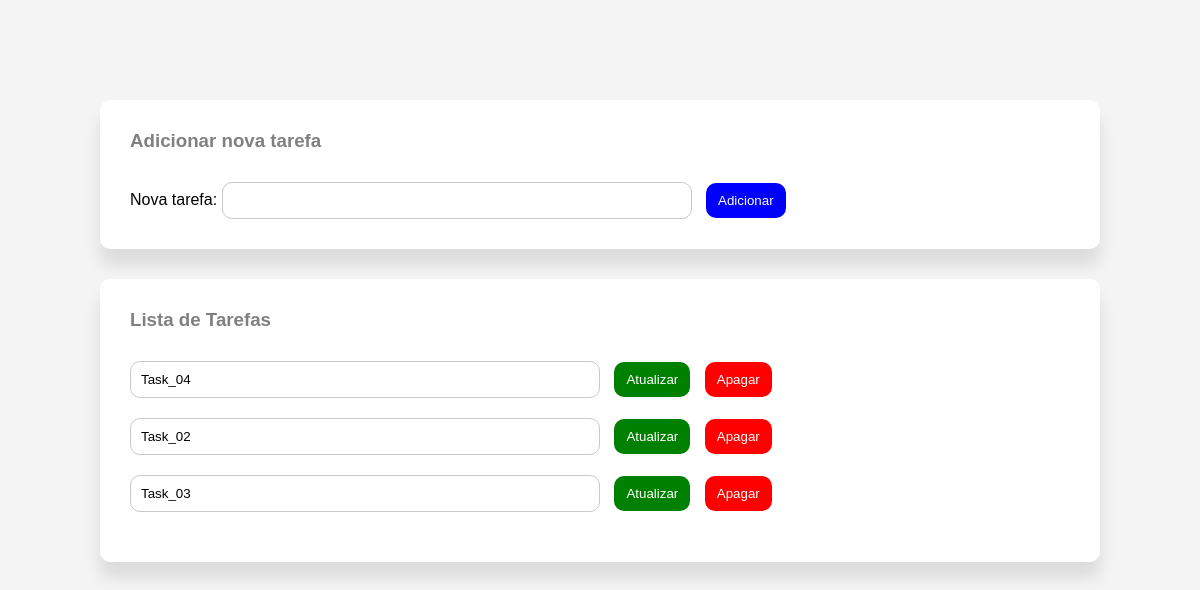
The page / on the database its author committed.
### app.py (models this page shows)
class Task(db.Model):
    id = db.Column(db.Integer, primary_key = True) # Definindo o ID como chave primária
    description = db.Column(db.String(100), unique = True, nullable = False) # Definindo a descrição da tarefa como uma string única e não nula

### app.py (the view)
@app.route("/")
def index():
    tasks = Task.query.all() # Consultando todas as tarefas do banco de dados
    return render_template("index.html", tasks = tasks)  # Renderizando o template index.html e passando a lista de tarefas para ele

### templates/index.html (shortened to what this page needs)
<!DOCTYPE html>
<html lang="pt-br">
<head>
    <link rel="stylesheet" href="{{ url_for('static', filename='style.css') }}">
</head>
<body>
    <div id="container">
        <div id="add_task">
            <h3 >Adicionar nova tarefa</h3>
            <form action="/add_task" method="post">
                <label for="New_task">
                    Nova tarefa:
                    <input type="text" name="description" required>
                </label>
                <button id="add_button" type="submit">
                    Adicionar
                </button>
            </form>
        </div>
        <div id="task_list">
            <h3>Lista de Tarefas</h3>
            <ul>
                {% for task in tasks %}
                <li>
                    <form action="/update_task/{{ task.id  }}" method="post" style="display: inline;">
                        <input type="text" name="description" value = "{{ task.description }}" required>
                        <button id="update_button" type="submit">Atualizar</button>
                    </form>
                    <form action="/delete_task/{{ task.id }}" method="post" style="display: inline;">
                        <button id="delete_button" type="submit">Apagar</button>
                    </form>
                </li>
                {% endfor %}
            </ul>
        </div>
    </div>
</body>
</html>

### static/style.css (style rules this page uses)
* { box-sizing: border-box; margin: 0; padding: 0; }
body { font-family: Arial, sans-serif; background-color: #f4f4f4; margin: 0; padding: 100px; }
h3 { color: gray; margin-bottom: 30px; }
#add_task, #task_list { background-color: #ffff; padding: 30px; margin-bottom: 30px; border-radius: 10px; box-shadow: 0px 16px 16px rgba(0,0,0,0.1); }
input { padding: 10px; width: 50%; border: 1px solid #c9c9c9; border-radius: 10px; }
#add_button { padding: 10px 12px; background-color: blue; color: white; border: 0px; border-radius: 10px; cursor: pointer; margin-left: 10px; }
#update_button { padding: 10px 12px; background-color: green; color: white; border: 0px; border-radius: 10px; cursor: pointer; margin-left: 10px; }
#delete_button { padding: 10px 12px; background-color: red; color: white; border: 0px; border-radius: 10px; cursor: pointer; margin-left: 10px; }
ul { list-style: none; padding: 0; }
li { margin-bottom: 20px; }

### rows shown on the page
Task: description "Task_04"
Task: description "Task_02"
Task: description "Task_03"
